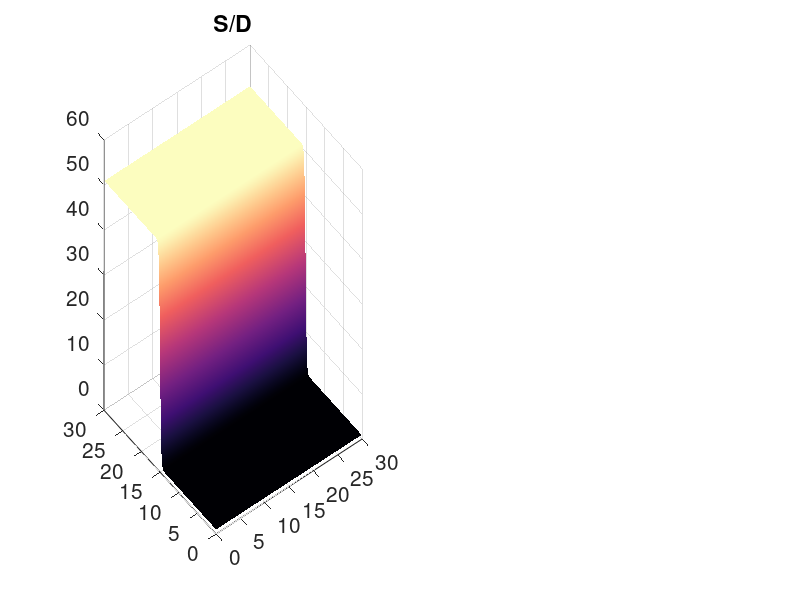

Here is the MATLAB script that generated this plot: (Note: this script raises an error after producing the figure.)
clear; clc; close all;

nx=300; ny=nx;  %numbers of x and y grids
np=6; % number of species
Lx=30; Ly=30;  % length of x and y domains
max_it=100000000; % maximum of time
x=linspace(0,Lx,nx+1)'; x=x(1:end-1);
y=linspace(0,Ly,ny+1); y=y(1:end-1);
h=x(2)-x(1); % interval of x grid
dt=10*h^2; % interval of time
t=dt*(1:1:max_it);
scale=0.02;%scaler
%kinetics
k = [10 8.3 1.7]*100*scale/9; % kf: binding constant, kb: unbinding constant kcat: catalytic constant
km=(k(2)+k(3))/k(1); % Michaelis-Menten (MM) constant

% initial u
u=cell(1,np); % E D S S_P ES DS_P
iu{1}=10*tanh(6*(x/30-0.5)).*ones(1,ny)+20; % E
iu{2}=20*ones(nx,ny); % D
iu{3}=500*tanh(100*(y/30-0.5)).*ones(nx,1)+520; % S
iu{4}=0*iu{1}; iu{5}=0*iu{1}; iu{6}=0*iu{1};

st=mean(iu{3},"all");

fig1=figure(1);hold on;
TitleStr={'S/D','E/D'}; 
load('magma')
subplot(1,2,1);
surf(x,y,iu{3}'./iu{2}'); shading interp;colormap(magma);
title(TitleStr{1}); set(gca,'FontSize',15); alpha(0.9);colorbar;
xlabel('x');ylabel('y');
set(gca,'XTick',[0 15 30]);set(gca,'YTick',[0 15 30]);view(0,90);
subplot(1,2,2);
surf(x,y,iu{1}'./iu{2}'); shading interp;alpha(0.9);view(0,90);colorbar;
title(TitleStr{2}); set(gca,'FontSize',15); alpha(0.9);
xlabel('x');ylabel('y');
set(gca,'XTick',[0 15 30]);set(gca,'YTick',[0 15 30]);
set(fig1,'position',[100 100 600 300])
% diffusion & reaction functions
lap=-(2*pi*x).^2-(2*pi*y).^2;
nrea1=@(ET,kcat,km,s)(kcat*ET.*s./(km+s));%sQ
nrear1=@(ET,kcat,km,s_hat)( 0.5*kcat*(ET+km+s_hat-sqrt((ET+km+s_hat).^2-4*ET.*s_hat)) );%tQ

%%% pde solution
D=0.2*scale*ones(np,1);D(1)=0;D(2)=0;
fu=iu; tu=iu; su=iu;

for it=1:max_it

    %%% sQSSA
    for ip=1:np
        su{ip}=real(idct2( dct2(su{ip})./(1-dt*D(ip)*lap) ));
    end
    et1=su{1}+su{5};
    dt1=su{2}+su{6};
    r1=nrea1(et1,k(3),km,su{3});
    r2=nrea1(dt1,k(3),km,su{4});
    su{3}=su{3}+dt*(-r1+r2);
    su{4}=su{4}+dt*(r1-r2);

    %%% tQSSA
    for ip=1:np
        tu{ip}=real(idct2( dct2(tu{ip})./(1-dt*D(ip)*lap) ));
    end
    et2=tu{1}+tu{5};
    dt2=tu{2}+tu{6};
    s_hat=tu{3}+tu{5};
    sp_hat=tu{4}+tu{6};
    r3=nrear1(et2,k(3),km,s_hat);
    r4=nrear1(dt2,k(3),km,sp_hat);
    tu{3}=tu{3}+dt*(-r3+r4);
    tu{4}=tu{4}+dt*(r3-r4);
   
    %%%Full Model
    for ip=1:np
        fu{ip}=real(idct2( dct2(fu{ip})./(1-dt*D(ip)*lap) ));
    end
    r1=-k(1)*fu{1}.*fu{3}+(k(2)+k(3))*fu{5};
    r2=-k(1)*fu{2}.*fu{4}+(k(2)+k(3))*fu{6};
    r3=-k(1)*fu{1}.*fu{3}+k(2)*fu{5}+k(3)*fu{6};
    r4=-k(1)*fu{2}.*fu{4}+k(2)*fu{6}+k(3)*fu{5};
    r5=-r1;
    r6=-r2;
    fu{1}=fu{1}+dt*r1;
    fu{2}=fu{2}+dt*r2;
    fu{3}=fu{3}+dt*r3;
    fu{4}=fu{4}+dt*r4;
    fu{5}=fu{5}+dt*r5;
    fu{6}=fu{6}+dt*r6;
end

%%
fig3=figure(3);clf;

load('deep.mat')
subplot(1,3,1);
surf(x,y,((su{4})./(su{4}+su{3}))'); shading interp;
title('sQSSAp'); set(gca,'FontSize',15); %alpha(0.9);
set(gca,'XTick',[0 0.5 1]);set(gca,'YTick',[0 0.5 1]);
xlabel('x');ylabel('y');
axis image;view(0,90);clim([0,1]);colorbar;colormap(deep);

subplot(1,3,2);
surf(x,y,((tu{4})./(tu{4}+tu{3}))'); shading interp;
title('tQSSAp'); set(gca,'FontSize',15); %alpha(0.9);
set(gca,'XTick',[0 0.5 1]);set(gca,'YTick',[0 0.5 1]);
axis image;view(0,90);clim([0,1]);colorbar;colormap(deep);
xlabel('x');ylabel('y');

subplot(1,3,3);
surf(x,y,((fu{4}+fu{6})./(fu{4}+fu{3}+fu{5}+fu{6}))'); shading interp;
title('Full'); set(gca,'FontSize',15); %alpha(0.9);
set(gca,'XTick',[0 0.5 1]);set(gca,'YTick',[0 0.5 1]);
axis image;view(0,90);clim([0,1]);colorbar;colormap(deep);
xlabel('x');ylabel('y');
set(fig3,'position',[100 100 840 420])
